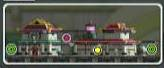
#> input picture docus/archived/msmacro_cv_frame_object_recognize.jpg, 164 x 68 px
$ python comprehensive_object_marker.py --image ../docus/archived/msmacro_cv_frame_object_recognize.jpg
#> lines starting #> are read from the running program, lines starting #| are printed output that depends on the picture
#!/usr/bin/env python3
"""
Comprehensive Minimap Object Marker for Multi-Modal Detection Development

A comprehensive GUI tool for annotating minimap objects with multiple characteristics
and testing multi-modal detection algorithms (HSV color, Hough circles, edge detection).

Features:
- Load minimap images (PNG/JPEG/NPY)
- Multi-mode marking: Position, Region, Comprehensive characteristics
- Real-time detection preview with multiple methods
- Interactive parameter tuning
- HSV sampling at marked positions
- Side-by-side ground truth comparison
- Export annotations and calibration data

Keyboard Controls:
- Tab:          Cycle marking modes
- Left-click:   Mark player/object (mode-dependent)
- Right-click:  Mark enemy/other object
- Space:        Sample HSV at cursor
- Delete/Back:  Remove nearest marker
- 'r':          Reset all markers
- 's':          Save annotations
- 'c':          Auto-calibrate from markers
- 'h':          Toggle Hough circles
- 'e':          Toggle edge detection
- 't':          Toggle detection method tabs
- 'q'/Esc:      Quit

Usage:
    python scripts/comprehensive_object_marker.py --image minimap.png
    python scripts/comprehensive_object_marker.py --directory samples/
    python scripts/comprehensive_object_marker.py --image minimap.npy --live-detector
"""

import sys
import argparse
import json
from pathlib import Path
from dataclasses import dataclass, asdict
from typing import List, Tuple, Optional, Dict, Any
from enum import Enum

# Add parent directory to path
sys.path.insert(0, str(Path(__file__).parent.parent))

import cv2
import numpy as np

# Import existing detector
try:
    from msmacro.cv.object_detection import MinimapObjectDetector, DetectorConfig
    from msmacro.cv.detection_config import load_config, save_config
    HAS_DETECTOR = True
except ImportError:
    HAS_DETECTOR = False
    print("Warning: Could not import msmacro detector, some features disabled")


class MarkingMode(Enum):
    """Marking modes for different levels of detail."""
    POSITION = "Position"  # Simple x,y marking
    REGION = "Region"  # Bounding box + shape
    COMPREHENSIVE = "Comprehensive"  # Full characteristics


class ObjectType(Enum):
    """Types of objects that can be marked."""
    PLAYER = "player"
    ENEMY = "enemy"
    NPC = "npc"
    PORTAL = "portal"
    MARKER = "marker"
    OTHER = "other"


@dataclass
class ObjectAnnotation:
    """Comprehensive annotation for a single object."""
    # Core identification
    type: str  # ObjectType
    id: int  # Unique ID

    # Spatial characteristics
    x: int
    y: int
    width: Optional[int] = None
    height: Optional[int] = None
    radius: Optional[float] = None

    # Visual - Color (HSV at center)
    hsv_h: Optional[int] = None
    hsv_s: Optional[int] = None
    hsv_v: Optional[int] = None

    # Visual - Shape
    shape: str = "circle"  # circle, rectangle, polygon, irregular
    circularity: Optional[float] = None
    aspect_ratio: Optional[float] = None

    # Visual - Texture/Structure
    has_border: bool = False
    border_color: Optional[Tuple[int, int, int]] = None
    border_thickness: Optional[int] = None
    edge_strength: Optional[float] = None

    # Detection confidence (if from auto-detection)
    confidence: Optional[float] = None

    def to_dict(self) -> Dict[str, Any]:
        """Convert to dictionary for JSON export."""
        return {k: v for k, v in asdict(self).items() if v is not None}


class ComprehensiveMarker:
    """Main application for comprehensive object marking."""

    def __init__(self, image_path: str, live_detector: bool = False):
        self.image_path = Path(image_path)
        self.image = self._load_image()
        if self.image is None:
            raise ValueError(f"Could not load image: {image_path}")

        self.original = self.image.copy()
        self.h, self.w = self.image.shape[:2]

        # Marking state
        self.mode = MarkingMode.POSITION
        self.annotations: List[ObjectAnnotation] = []
        self.next_id = 1
        self.current_type = ObjectType.PLAYER

        # Visual state
        self.zoom = 2.0
        self.show_hough = False
        self.show_edge = False
        self.show_detection = True
        self.detection_method = "hsv"  # hsv, hough, edge, combined

        # Detector (if available)
        self.detector = None
        self.detector_config = None
        if HAS_DETECTOR and live_detector:
            try:
                self.detector_config = load_config()
                self.detector = MinimapObjectDetector(self.detector_config)
            except:
                pass

        # UI windows
        self.window_name = "Comprehensive Object Marker"
        self.help_shown = False

        # Mouse state
        self.mouse_pos = (0, 0)
        self.drawing_box = False
        self.box_start = None

    def _load_image(self) -> Optional[np.ndarray]:
        """Load image from file (PNG/JPEG/NPY)."""
        path = self.image_path

        if path.suffix.lower() == '.npy':
            # Load numpy array
            arr = np.load(str(path))
            if arr.ndim == 2:
                # Grayscale, convert to BGR
                return cv2.cvtColor(arr, cv2.COLOR_GRAY2BGR)
            return arr
        else:
            # Load image file
            img = cv2.imread(str(path))
#> img is the input picture: shape (68, 164, 3); mean B, G, R 81, 92.2, 91.1
#| Size: 164×68
            return img

    # [48 lines left out: functions _sample_hsv, _calculate_circularity, _detect_with_hough, _detect_with_edge, not called in this run]

    def _detect_with_hsv(self) -> List[Dict]:
        """Run HSV-based detection using loaded detector."""
        if self.detector is None:
            return []

        try:
            result = self.detector.detect(self.original)
            detected = []

            if result.player.detected:
                detected.append({
                    'type': 'player',
                    'x': result.player.x,
                    'y': result.player.y,
                    'confidence': result.player.confidence
                })

            for i, (x, y) in enumerate(result.other_players.positions):
                detected.append({
                    'type': 'enemy',
                    'x': x,
                    'y': y,
                    'confidence': 0.8  # Default confidence
                })

            return detected
        except:
            return []

    def _draw_visualization(self) -> np.ndarray:
        """Draw the main visualization with annotations and detection results."""
        vis = self.original.copy()

        # Draw detection results if enabled
        if self.show_detection:
            if self.detection_method == "hough" or self.show_hough:
                gray = cv2.cvtColor(self.original, cv2.COLOR_BGR2GRAY)
                circles = self._detect_with_hough(gray)
                for (x, y, r) in circles:
                    cv2.circle(vis, (x, y), r, (0, 255, 255), 1)  # Cyan circles
                    cv2.circle(vis, (x, y), 1, (0, 255, 255), -1)

            if self.detection_method == "hsv":
                detected = self._detect_with_hsv()
                for obj in detected:
                    color = (0, 255, 0) if obj['type'] == 'player' else (0, 0, 255)
                    cv2.drawMarker(vis, (obj['x'], obj['y']), color,
                                 cv2.MARKER_CROSS, 10, 2)

        # Draw edge detection overlay if enabled
        if self.show_edge:
            gray = cv2.cvtColor(self.original, cv2.COLOR_BGR2GRAY)
            edges = self._detect_with_edge(gray)
            # Overlay edges in cyan
            vis[edges > 0] = [255, 255, 0]

        # Draw manual annotations
        for ann in self.annotations:
            if ann.type == ObjectType.PLAYER.value:
                color = (0, 255, 255)  # Yellow
                marker_type = cv2.MARKER_CROSS
            elif ann.type == ObjectType.ENEMY.value:
                color = (0, 0, 255)  # Red
                marker_type = cv2.MARKER_TILTED_CROSS
            else:
                color = (255, 0, 255)  # Magenta
                marker_type = cv2.MARKER_STAR

            # Draw marker at position
            cv2.drawMarker(vis, (ann.x, ann.y), color, marker_type, 15, 2)

            # Draw bounding box if available
            if ann.width and ann.height:
                x1 = ann.x - ann.width // 2
                y1 = ann.y - ann.height // 2
                cv2.rectangle(vis, (x1, y1), (x1 + ann.width, y1 + ann.height),
                            color, 1)

            # Draw circle if radius available
            if ann.radius:
                cv2.circle(vis, (ann.x, ann.y), int(ann.radius), color, 1)

            # Draw ID label
            cv2.putText(vis, f"#{ann.id}", (ann.x + 10, ann.y - 10),
                       cv2.FONT_HERSHEY_SIMPLEX, 0.4, color, 1)

        # Draw current mouse position HSV if hovering
        if self.mouse_pos != (0, 0):
            mx, my = self.mouse_pos
            if 0 <= mx < self.w and 0 <= my < self.h:
                h, s, v = self._sample_hsv(mx, my)
                hsv_text = f"HSV: ({h}, {s}, {v})"
                cv2.putText(vis, hsv_text, (mx + 15, my),
                           cv2.FONT_HERSHEY_SIMPLEX, 0.4, (255, 255, 255), 1)
                cv2.circle(vis, (mx, my), 3, (255, 255, 255), 1)

        # Draw mode and status
        mode_text = f"Mode: {self.mode.value} | Type: {self.current_type.value}"
        cv2.putText(vis, mode_text, (10, 20),
                   cv2.FONT_HERSHEY_SIMPLEX, 0.5, (255, 255, 255), 1)

        status_text = f"Markers: {len(self.annotations)}"
        cv2.putText(vis, status_text, (10, 40),
                   cv2.FONT_HERSHEY_SIMPLEX, 0.5, (255, 255, 255), 1)

        method_text = f"Detection: {self.detection_method.upper()}"
        cv2.putText(vis, method_text, (10, 60),
                   cv2.FONT_HERSHEY_SIMPLEX, 0.5, (255, 255, 255), 1)
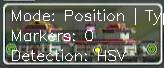
#> vis: shape (68, 164, 3); mean B, G, R 93.4, 103.9, 102.9

        # Scale for display
        if self.zoom != 1.0:
            new_w = int(self.w * self.zoom)
#> new_w = 328
            new_h = int(self.h * self.zoom)
#> new_h = 136
            vis = cv2.resize(vis, (new_w, new_h), interpolation=cv2.INTER_LINEAR)
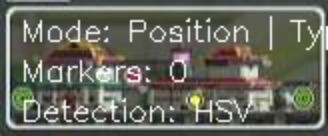
#> vis: shape (136, 328, 3); mean B, G, R 93.4, 103.8, 102.8

        return vis

    # [178 lines left out: functions _show_help, _mouse_callback, _remove_nearest_marker, _auto_calibrate, _save_annotations, not called in this run]

    def run(self):
        """Run the interactive marker application."""
        cv2.namedWindow(self.window_name)
        cv2.setMouseCallback(self.window_name, self._mouse_callback)

        print("\n" + "=" * 60)
        print("COMPREHENSIVE OBJECT MARKER")
        print("=" * 60)
        print(f"Image: {self.image_path}")
        print(f"Size: {self.w}×{self.h}")
        print(f"Mode: {self.mode.value}")
        print("\nPress 'h' for help")
        print("=" * 60)

        while True:
            # Draw visualization
            vis = self._draw_visualization()
            cv2.imshow(self.window_name, vis)

            # Handle keyboard
            key = cv2.waitKey(1) & 0xFF
#> (key q is pressed here)

            if key == ord('q') or key == 27:  # Q or Esc
                break
            elif key == ord('h'):
                if self.help_shown:
                    cv2.destroyWindow("Help")
                    self.help_shown = False
                else:
                    self._show_help()
                    self.help_shown = True
            elif key == ord('\t') or key == 9:  # Tab
                modes = list(MarkingMode)
                current_idx = modes.index(self.mode)
                self.mode = modes[(current_idx + 1) % len(modes)]
                print(f"Mode: {self.mode.value}")
            elif key == ord('r'):
                self.annotations.clear()
                self.next_id = 1
                print("Reset all markers")
            elif key == 8 or key == 127:  # Delete/Backspace
                mx, my = self.mouse_pos
                self._remove_nearest_marker(mx, my)
            elif key == ord('s'):
                self._save_annotations()
            elif key == ord('c'):
                self._auto_calibrate()
            elif key == ord('e'):
                self.show_edge = not self.show_edge
                print(f"Edge detection: {'ON' if self.show_edge else 'OFF'}")
            elif key == ord('t'):
                methods = ['hsv', 'hough', 'edge', 'combined']
                current_idx = methods.index(self.detection_method)
                self.detection_method = methods[(current_idx + 1) % len(methods)]
                print(f"Detection method: {self.detection_method.upper()}")
            elif key == ord(' '):
                mx, my = self.mouse_pos
                if 0 <= mx < self.w and 0 <= my < self.h:
                    h, s, v = self._sample_hsv(mx, my)
                    print(f"Sampled HSV at ({mx}, {my}): H={h}, S={s}, V={v}")

        cv2.destroyAllWindows()


def main():
    parser = argparse.ArgumentParser(description='Comprehensive Object Marker')
    parser.add_argument('--image', required=True, help='Minimap image file (PNG/JPEG/NPY)')
    parser.add_argument('--live-detector', action='store_true',
                       help='Enable live HSV detector preview')
    args = parser.parse_args()

    try:
        marker = ComprehensiveMarker(args.image, args.live_detector)
        marker.run()
    except Exception as e:
        print(f"Error: {e}")
        import traceback
        traceback.print_exc()
        return 1

    return 0


if __name__ == '__main__':
    sys.exit(main())
#> (the program exits here)
